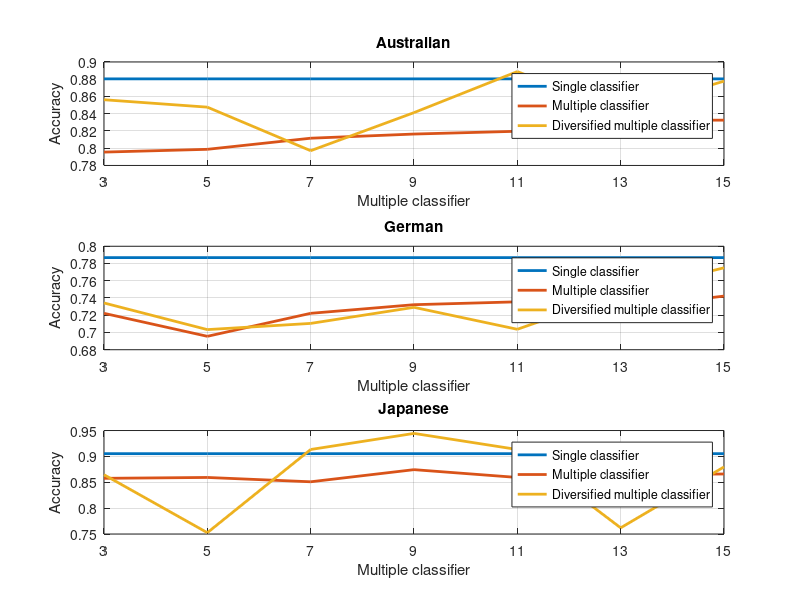

MATLAB code to generate this figure:
clc
close all
clear all

format long

single = importdata("data/single.csv");
multiple = importdata("data/multiple.csv");
diversified = importdata("data/diversified.csv");

% Australian
subplot(3,1,1);
plot([repelem(max(single(:,3)),7)' multiple(2:end,2) diversified(2:end,2)], 'LineWidth', 2)
custom_xticks = 1:7;
custom_xtick_labels = {'3', '5', '7', '9', '11', '13', '15'};
xticks(custom_xticks);
xticklabels(custom_xtick_labels);
xlabel('Multiple classifier');
ylabel('Accuracy');
title('Australian');
legend('Single classifier', 'Multiple classifier', 'Diversified multiple classifier');
grid on;

% German
subplot(3,1,2);
plot([repelem(max(single(:,4)),7)' multiple(2:end,3) diversified(2:end,3)], 'LineWidth', 2)
custom_xticks = 1:7;
custom_xtick_labels = {'3', '5', '7', '9', '11', '13', '15'};
xticks(custom_xticks);
xticklabels(custom_xtick_labels);
xlabel('Multiple classifier');
ylabel('Accuracy');
title('German');
legend('Single classifier', 'Multiple classifier', 'Diversified multiple classifier');
grid on;

% Japanese
subplot(3,1,3);
plot([repelem(max(single(:,5)),7)' multiple(2:end,4) diversified(2:end,4)], 'LineWidth', 2)
custom_xticks = 1:7;
custom_xtick_labels = {'3', '5', '7', '9', '11', '13', '15'};
xticks(custom_xticks);
xticklabels(custom_xtick_labels);
xlabel('Multiple classifier');
ylabel('Accuracy');
title('Japanese');
legend('Single classifier', 'Multiple classifier', 'Diversified multiple classifier');
grid on;